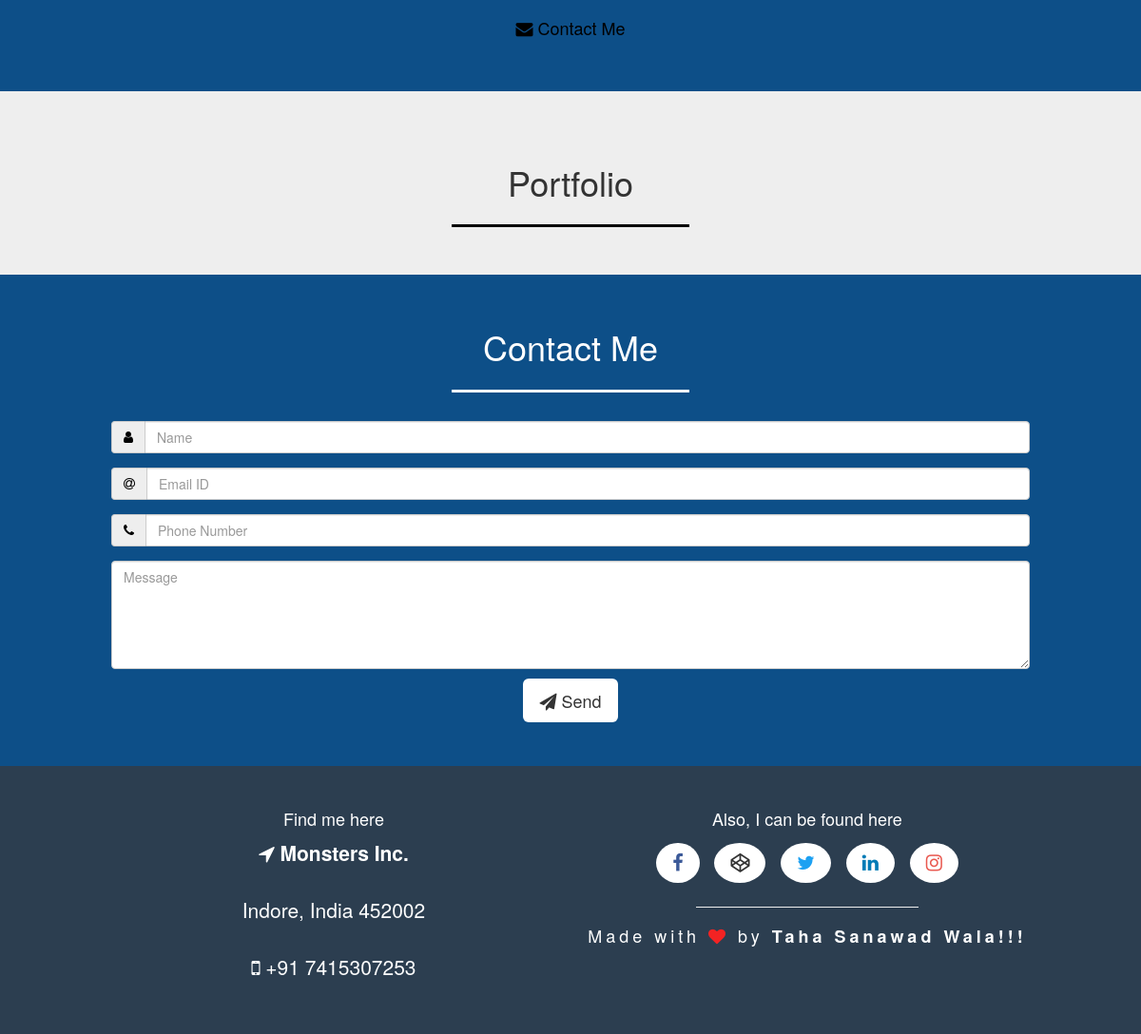
The app's page / (lower part), older data.
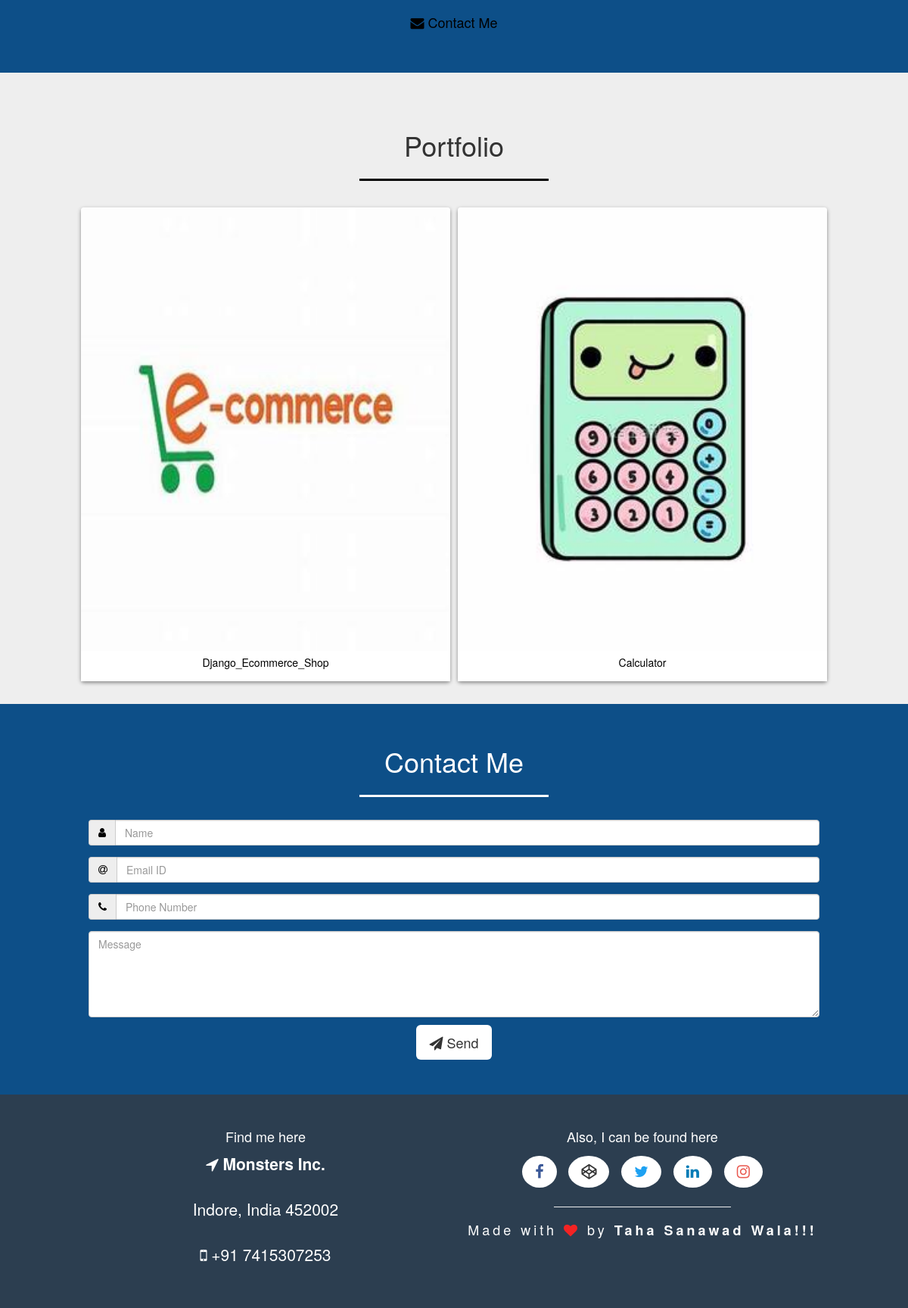
The same page, newer data.
### app/models.py (models this page shows)
class Github(models.Model):
    project_name = models.CharField(max_length=500)
    image=models.ImageField(upload_to="app/uploads")
    link=models.CharField(max_length=100,default="null")

### app/views.py (the view)
# urls.py: path("",index)
def index(request):
    d=Github.objects.all()
    if request.method=="POST":
        if request.POST.get('name')!="" and request.POST.get('email')!="" and request.POST.get('number')!="" and request.POST.get('message')!="":
            cm=ContactMe(name=request.POST.get('name'),email=request.POST.get('email'),number=request.POST.get('number'),message=request.POST.get('message'))
            cm.save()
            data={"data":d}
            return render(request,"index.html",data)
        else:
            data={"data":d}
            return render(request,"index.html",data)
    else:
        data={"data":d}
        return render(request,"index.html",data)

### app/templates/index.html (shortened to what this page needs)
<head>
    <link href="//netdna.bootstrapcdn.com/bootstrap/3.0.2/css/bootstrap.min.css" rel="stylesheet">
    <link href="https://maxcdn.bootstrapcdn.com/font-awesome/4.7.0/css/font-awesome.min.css" rel="stylesheet">
  </head>
  <body>
    <section class="success" id="about">
        <div class="container">
            <div class="row">
                <div class="col-lg-4 col-lg-offset-2">
                </div>
                <div class="col-lg-8 col-lg-offset-2 text-center contact-button">
                    <a href="#contact" class="btn btn-lg btn-outline">
                        <i class="fa fa-envelope"></i> Contact Me
                    </a>
                </div>
            </div>
        </div>
    </section>
    <div class="container-fluid portfolio-container-holder content-section" id="portfolio">
		<div class="portfolio-container container">
			<h1 class="text-center">Portfolio</h1>
      <hr class="star-portfolio">
      <div class="row">
        {% for i in data %}
				<div class="col-md-6 col-xs-12 col-sm-6 portfolio-card-holder">
					<div class=" portfolio-card">
						<a href={{i.link}}><img src={{i.image.url}} alt="Portfolio" class="img-responsive portfolio-img">
            </a>
						<div class="portfolio-img-desc">
							<p>{{i.project_name}}</p>
						</div>
					</div>
				</div>
        {%  endfor %}
			</div>
		</div>
	</div>
	<div class="container-fluid contact-me-container content-section" id="contact">
		<div class="container">
			<h1 class="intro-text text-center">Contact Me</h1>
      <hr class="star-light">
			<div class="row">
				<div class="col-sm-12 col-md-12">
          <form action="/" method="post">
					<div class="form-group">
						<div class="input-group">
							<div class="input-group-addon"><i class="fa fa-user"></i></div>
							<input type="text" name="name" class="form-control" id="name" placeholder="Name">
						</div>
					</div>
					<div class="form-group">
						<div class="input-group">
              <div class="input-group-addon"><i class="fa fa-at"></i></div>
							<input type="text" name="email" class="form-control" id="email" placeholder="Email ID">
						</div>
					</div>
					<div class="form-group">
						<div class="input-group">
							<div class="input-group-addon"><i class="fa fa-phone"></i></div>
							<input type="text" name="number" class="form-control" id="phone" placeholder="Phone Number">
						</div>
					</div>
				</div>
				<div class="col-sm-12">
					<textarea class="form-control" name="message" rows="5" placeholder="Message"></textarea>
				</div>
			</div>
			<div class="text-center">
				<button class="btn btn-default submit-button btn-lg btn-primary"><i class="fa fa-paper-plane"></i> Send</button>
			</div>
		</div>
	</div>
	<footer>
		<div class="container footer-container">
			<div class="row footer-row">
				<div class="col-xs-12 col-sm-6 col-md-6 text-center">
			<h4 class="text-center">Find me here</h4>
				 	<address>
					 	<strong><i class="fa fa-location-arrow"></i> Monsters Inc.</strong><br><br>Indore, India 452002<br><br>
					 	<a  class="tel" href="tel:9999988888" type="tel"><i class="fa fa-mobile"></i><span> +91 7415307253</span></a>
					</address>
				</div>
				<div class="col-xs-12 col-md-6 col-sm-6 social-section">
					<div class="text-center">
						<h4 class="text-center">Also, I can be found here</h4>
				<div class="text-center social-buttons">
						<a href="#" class="btn btn-default btn-lg social-button link-facebook"><i class="fa fa-facebook"></i>
						</a>
						<a href="#" class="btn btn-default btn-lg social-button link-codepen"><i class="fa fa-codepen"></i>
						</a>
						<a href="#" class="btn btn-default btn-lg social-button link-twitter"><i class="fa fa-twitter"></i>
						</a>
						<a href="#" class="btn btn-default btn-lg social-button link-linkedin"><i class="fa fa-linkedin"></i>
						</a>
                    <a href="" class="btn btn-default btn-lg social-button link-instagram"><i class="fa fa-instagram"></i>
						</a>
					</div><hr class="footer-hr">
            <h4 class="author">Made with <i class="fa fa-heart"></i> by <strong>Taha Sanawad Wala!!!</strong></h4>
					</div>
				</div>
			</div>
		</div>
	</footer>
  </body>
</html>

### app/templates/index.html (style rules this page uses)
* { box-sizing: border-box; }
.container-fluid { padding: 0 1em; }
.container { margin: 0 auto; max-width: 996px; }
h1.intro-text { margin:0; color:#fff; }
#about,#portfolio,#contact { padding-top:4em!important; }
section.success { color: #fff; background: rgb(13, 79, 136); padding: 2%; }
section.success a { color:black; transition: 0.4s ease; }
.contact-button { padding-bottom:2%; }
hr.star-light,hr.star-portfolio { margin: 25px auto 30px; padding: 0; max-width: 250px; border: 0; border-top: solid 3px; text-align: center; }
hr.star-light:after,hr.star-portfolio:after { content: "\f005"; display: inline-block; position: relative; top: -.8em; padding: 0 .25em; font-family: FontAwesome; font-size: 2em; }
hr.star-light { border-color: #fff; }
hr.star-portfolio { border-color: black; }
hr.star-portfolio:after { color: black; background-color: #eee; }
hr.star-light:after { color: #fff; background-color: rgb(13, 79, 136); }
.portfolio-card { box-shadow: 0px 2px 5px #888888; background: #eee; border-radius: 4px; }
.portfolio-container-holder { background: #eee; padding-bottom: 20px; }
.portfolio-card-holder { padding: 5px; margin-bottom: 5px; }
.portfolio-img { width: 100%; border-radius: 4px 4px 0 0; }
.portfolio-img-desc { position: relative; bottom: 0px; left: 0px; right: 0px; background: #fff; color: #000; text-align: center; padding: 5px; }
.contact-me-container { padding:3%; background: rgb(13, 79, 136); }
.fa-user,.fa-at,.fa-phone { color:black; }
.submit-button { margin-top: 10px; margin-bottom: 10px; }
footer { background-color: #2C3E50; color: #fff; font-size: 1.5em; text-align: center; padding:3%; }
a.tel,a.tel:hover { text-decoration:none; color:#fff; }
a.social-button { background: #fff; font-size: 20px; border-radius: 50%; margin: 5px; }
a.link-facebook,a.link-twitter,a.link-codepen,a.link-linkedin,a.link-instagram { transition:0.4s ease; }
a.link-twitter { color:#1DA1F2; }
a.link-facebook { color: #3b5998; }
a.link-linkedin { color:#007bb6; }
a.link-instagram { color:#e95950; }
.btn-default { color: #333; background-color: #fff; border-color: transparent!important; }
.fa-heart { color:#f32323; }
h4.author { letter-spacing:4px; }
hr.footer-hr { width:50%; }

Row changes from the older to the newer data that the page shows:
added Github: image (picture), project_name "Django_Ecommerce_Shop"
added Github: image (picture), project_name "Calculator"
